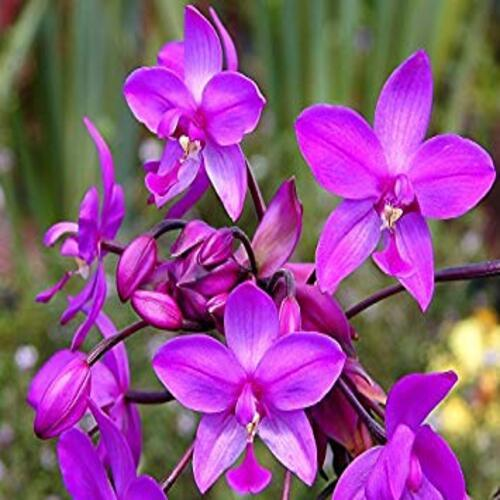
#> input picture Edge Detection/natural-fresh-purple-orchid-flower-116.jpg, 500 x 500 px, found by its file name
$ python thresholding.py
#> lines starting #> are read from the running program, lines starting #| are printed output that depends on the picture; after the words box and inside, x2 and y2 are one past the last pixel; in counts of white or black regions, pixels touching at a corner belong together
import cv2 as cv

img = cv.imread(r"Edge Detection\natural-fresh-purple-orchid-flower-116.jpg",cv.IMREAD_GRAYSCALE)
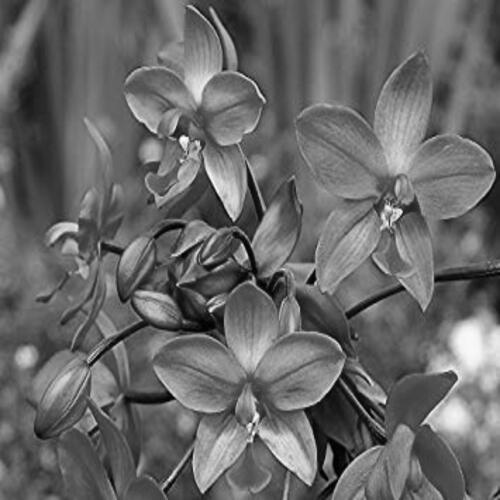
#> img: shape (500, 500); min 0, max 255, mean 104.8

retun, thres_img = cv.threshold(img,135,255,cv.THRESH_BINARY)
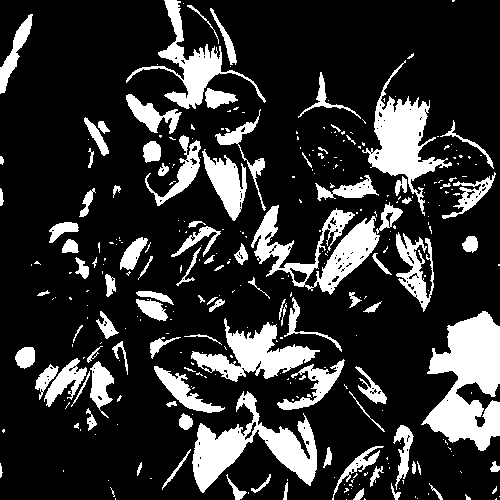
#> thres_img: shape (500, 500); 19.6% white; 324 white regions (224 under 20 px), largest, box (x1, y1, x2, y2) and area: (421, 311, 500, 451) 6497, (192, 391, 317, 493) 4660, (251, 205, 380, 295) 4095


cv.imshow("Original", img)
cv.imshow("THRESHOLD IMG", thres_img)

cv.waitKey(0)
cv.destroyAllWindows()
